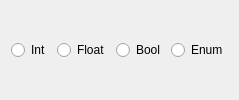
                 <widget class="QFrame" name="attribute_type_frame">
                  <property name="sizePolicy">
                   <sizepolicy hsizetype="Preferred" vsizetype="Preferred">
                    <horstretch>0</horstretch>
                    <verstretch>0</verstretch>
                   </sizepolicy>
                  </property>
                  <layout class="QHBoxLayout" name="horizontalLayout_20">
                   <item>
                    <widget class="QRadioButton" name="radioButton">
                     <property name="text">
                      <string>Int</string>
                     </property>
                    </widget>
                   </item>
                   <item>
                    <widget class="QRadioButton" name="radioButton_2">
                     <property name="text">
                      <string>Float</string>
                     </property>
                     <property name="checkable">
                      <bool>true</bool>
                     </property>
                    </widget>
                   </item>
                   <item>
                    <widget class="QRadioButton" name="radioButton_3">
                     <property name="text">
                      <string>Bool</string>
                     </property>
                    </widget>
                   </item>
                   <item>
                    <widget class="QRadioButton" name="radioButton_4">
                     <property name="text">
                      <string>Enum</string>
                     </property>
                    </widget>
                   </item>
                  </layout>
                 </widget>
